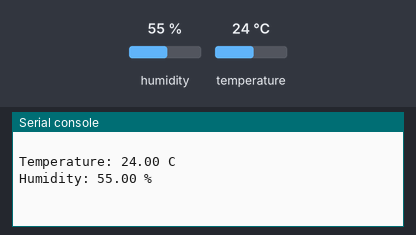
Recording of a program running on a simulated ESP8266 board running MicroPython. Shown: the last lines printed to the serial console. The inputs (shaded band) are chosen by the test bench; at power-on: humidity 55 %, temperature 24 °C. Library files of the repository ran but are not shown: ahtx0.py.

Above: at 1.2 s.
1.3 s: humidity set to 22 %
4.3 s: temperature set to 12 °C
At 5.4 s:
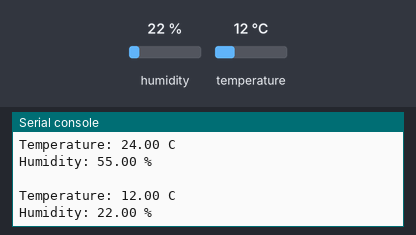
7.3 s: humidity set to 40 %
At 10.5 s:
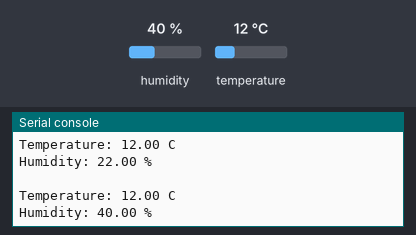
Timing chart, 0 to 12.0 s (numbered marks = the images above; inputs shaded):
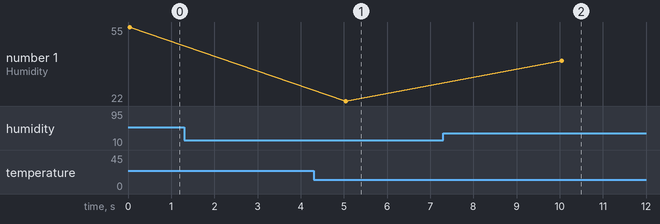

Measured:
- after the input at 4.3 s, the serial console: prints a new line after 0.74 s (image 1)
- after the input at 7.3 s, the serial console: prints a new line after 2.7 s (image 2)
- plotted number 1: 22 → 40 after the input at 7.3 s

The program:

pj01_i2c_aht10.py
```python
# I2C 连接 AHT10 温湿度传感器
# ESP32默认的I2C引脚为：
# GPIO 21 （SDA）
# GPIO 22 （SCL）
# 其实在ESP32中任何引脚都可以定义为SDA或SCL，但不推荐这么做。
import utime
from machine import Pin, I2C

import ahtx0

# I2C for the Wemos D1 Mini with ESP8266
i2c = I2C(scl=Pin(5), sda=Pin(4))

# Create the sensor object using I2C
sensor = ahtx0.AHT10(i2c)

while True:
    print("\nTemperature: %0.2f C" % sensor.temperature)
    print("Humidity: %0.2f %%" % sensor.relative_humidity)
    utime.sleep(5)
```
